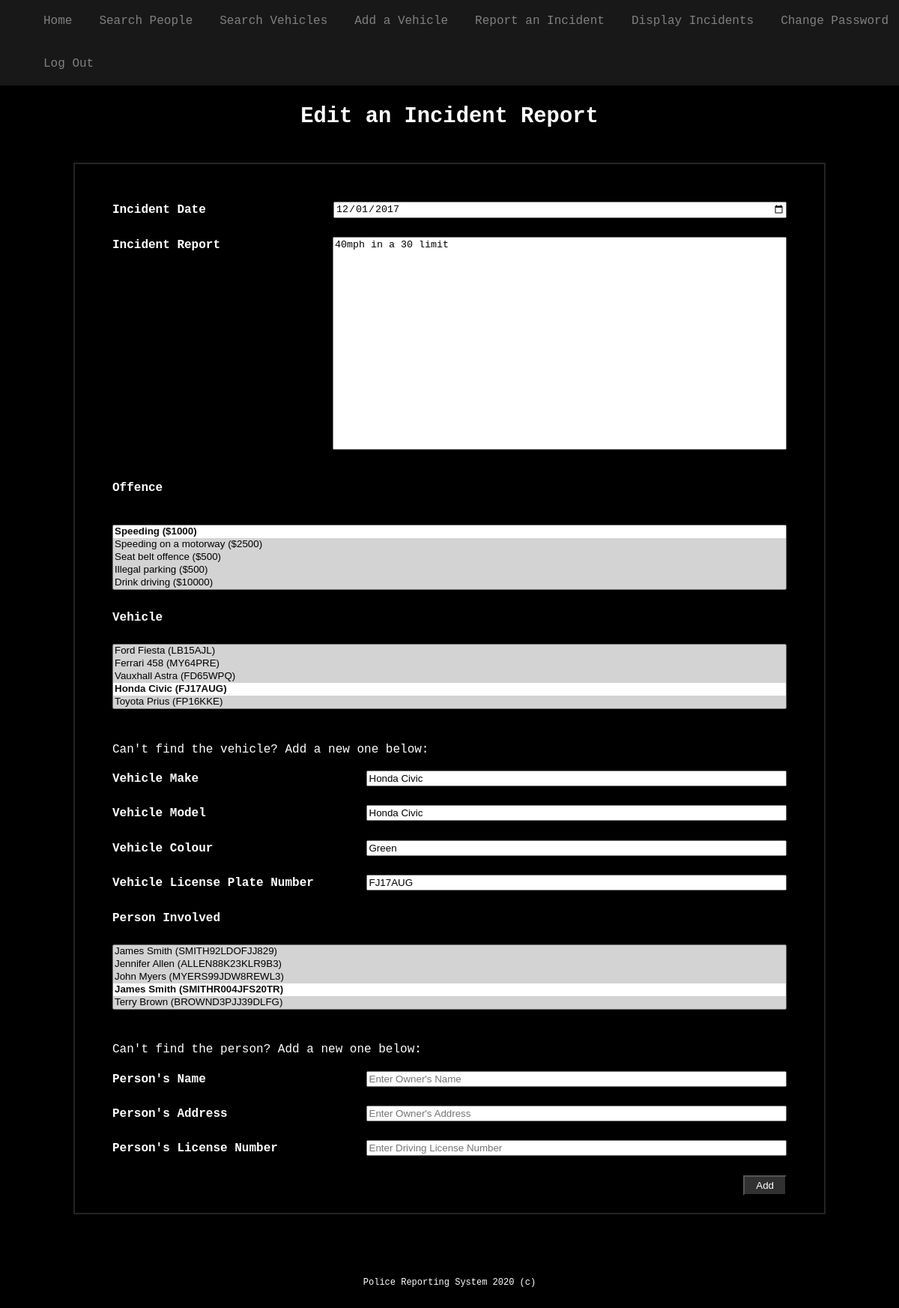
Screenshot of /editIncident.php?incidentId=1 (signed in) with the database file from the repository.
### tables this page shows
CREATE TABLE Incident (
  Incident_ID int(11) NOT NULL,
  Vehicle_ID int(11) DEFAULT NULL,
  People_ID int(11) DEFAULT NULL,
  Incident_Date date NOT NULL,
  Incident_Report varchar(500) NOT NULL,
  Offence_ID int(11) DEFAULT NULL
);

CREATE TABLE Vehicle (
  Vehicle_ID int(11) NOT NULL,
  Vehicle_type varchar(20) NOT NULL,
  Vehicle_colour varchar(20) NOT NULL,
  Vehicle_licence varchar(7) DEFAULT NULL
);

### src/editIncident.php (the view, shortened to what this page needs)
<?php
	include_once('header.php');
	$db = new PDO('mysql:host=localhost;dbname=officer', "root", "");
	$query = "SELECT * FROM People";
	$stmt4 = $db->query($query);
	$query = "SELECT * FROM Vehicle";
	$stmt5 = $db->query($query);
	$query = "SELECT * FROM Offence";
	$stmt6 = $db->query($query);
	if (isset($_GET['incidentId'])) {
		$incident_id = htmlspecialchars($_GET['incidentId']);
		$query = "SELECT I.Incident_ID, I.Incident_Date, I.Incident_Report,
			O.Offence_description, O.Offence_ID, O.Offence_maxFine, O.Offence_maxPoints,
			P.People_ID, P.People_name, P.People_address, P.People_licence,
			V.Vehicle_ID, V.Vehicle_type, V.Vehicle_colour, V.Vehicle_licence
			FROM Incident I JOIN People P
			ON I.People_ID = P.People_ID
			JOIN Vehicle V
			ON I.Vehicle_ID = V.Vehicle_ID
			JOIN Offence O
			ON I.Offence_ID = O.Offence_ID
			WHERE Incident_ID = $incident_id";
		$stmt7 = $db->query($query);
		$res = $stmt7->fetch();
	}
?>
	<section class="main-content">
		<h2>Edit an Incident Report</h2>
	</section>
	<form action="report.php" method="post">
		<div class="container">
			<label for="date"><b>Incident Date</b></label>
			<input type="date" placeholder="Enter Incident Date" name="date" id="date" value="<?=$res['Incident_Date']?>" required>
			<br><br>
			<label for="report"><b>Incident Report</b></label>
			<textarea placeholder="Enter Incident Description" name="report" id="report" required><?=$res['Incident_Report']?></textarea>
			<br><br><br><br><br><br><br><br><br><br><br><br><br><br>
			<label for="offence"><b>Offence</b></label>
			<br><br>
			<select name="offence" id="offence" size="5" required>
<?php
			while ($row = $stmt6->fetch(PDO::FETCH_ASSOC)) {
?>
				<option value="<?=$row['Offence_ID']?>"
<?php
					if ($row['Offence_ID'] == $res['Offence_ID']) {
?>
						selected
<?php
					}
?>
				>
				<?=$row['Offence_description'] . ' ($' . $row['Offence_maxFine'] . ')'?>
				</option>
<?php
			}
?>
			</select><br><br>
			<label for="vehicle"><b>Vehicle</b></label>
			<br><br>
			<select name="vehicle" id="vehicle" size="5" required>
<?php
			while ($row = $stmt5->fetch(PDO::FETCH_ASSOC)) {
?>
				<option value="<?=$row['Vehicle_ID']?>"
<?php
					if ($row['Vehicle_ID'] == $res['Vehicle_ID']) {
?>
						selected
<?php
					}
?>
				><?=$row['Vehicle_type'] . ' (' . $row['Vehicle_licence'] . ')'?></option>
<?php
			}
?>
			</select><br><br>
			<p>Can't find the vehicle? Add a new one below:</p>
			<label for="make"><b>Vehicle Make</b></label>
			<input type="text" placeholder="Enter Vehicle Make" name="make" id="make" value="<?=$res['Vehicle_type']?>">
			<br><br>
			<label for="model"><b>Vehicle Model</b></label>
			<input type="text" placeholder="Enter Vehicle Model" name="model" id="model" value="<?=$res['Vehicle_type']?>">
			<br><br>
			<label for="colour"><b>Vehicle Colour</b></label>
			<input type="text" placeholder="Enter Vehicle Colour" name="colour" id="colour" value="<?=$res['Vehicle_colour']?>">
			<br><br>
			<label for="plate"><b>Vehicle License Plate Number</b></label>
			<input type="text" placeholder="Enter License Plate Number" name="plate" id="plate" value="<?=$res['Vehicle_licence']?>">
			<br><br>
			<label for="owner"><b>Person Involved</b></label>
			<br><br>
			<select name="owner" id="owner" size="5" required>
<?php
			while ($row = $stmt4->fetch(PDO::FETCH_ASSOC)) {
?>
				<option value="<?=$row['People_ID']?>"
<?php
					if ($row['People_ID'] == $res['People_ID']) {
?>
						selected
<?php
					}
?>
				><?=$row['People_name'] . ' (' . $row['People_licence'] . ')'?></option>
<?php
			}
?>
			</select><br><br>
			<p>Can't find the person? Add a new one below:</p>
			<label for="name"><b>Person's Name</b></label>
			<input type="text" placeholder="Enter Owner's Name" name="name" id="name">
			<br><br>
			<label for="address"><b>Person's Address</b></label>
			<input type="text" placeholder="Enter Owner's Address" name="address" id="address">
			<br><br>
			<label for="license"><b>Person's License Number</b></label>
			<input type="text" placeholder="Enter Driving License Number" name="license" id="license">
			<br><br>
			<button type="submit">Add</button>
		</div>
	</form>
<?php
	include_once('footer.php');
?>

### src/style.css (style rules this page uses)
body { margin:0; background-color: black; color: white; font-family: "Lucida Console", Monaco, monospace; line-height: 1.45em; }
.main-content { margin-top: 12%; margin-bottom: 4%; margin-left: 10%; margin-right: 10%; text-align: left; font-size: 1.20em; }
.main-content h2 { margin-bottom: 50px; text-align: center; }
.container { width: 900px; margin: 0 auto; height: auto; border: 2px solid rgb(36, 36, 36); padding: 50px; }
.container button { float: right; padding: 4px 15px; color: white; background-color: rgb(49, 49, 49); cursor: pointer; }
.container select { width: 100%; background-color: lightgrey; }
input, textarea { float: right; }
textarea { resize: none; width: 600px; height: 180px; margin-bottom: 100px; padding-bottom: 100px; margin-left:100px; }
option[selected] { background-color: white; font-weight: bold; }
input[type=text], input[type=password], input[type=number] { width: 61.5%; }
input[type=date] { width: 600px; }
button { float: right; padding: 4px 15px; color: white; background-color: rgb(49, 49, 49); cursor: pointer; }

### rows the page displays
incident: date "12/01/2017", report "40mph in a 30 limit", make "Honda Civic", model "Honda Civic", colour "Green", plate "FJ17AUG"

### other values shown
form field offence "Speeding ($1000) ☑ / Speeding on a motorway ($2500) / Seat belt offence ($500) / Illegal parking ($500) / Drink driving ($10000)"
form field vehicle "Ford Fiesta (LB15AJL) / Ferrari 458 (MY64PRE) / Vauxhall Astra (FD65WPQ) / Honda Civic (FJ17AUG) ☑ / Toyota Prius (FP16KKE)"
form field owner "James Smith (SMITH92LDOFJJ829) / Jennifer Allen (ALLEN88K23KLR9B3) / John Myers (MYERS99JDW8REWL3) / James Smith (SMITHR004JFS20TR) ☑ / Terry Brown (BROWND3PJJ39DLFG)"
